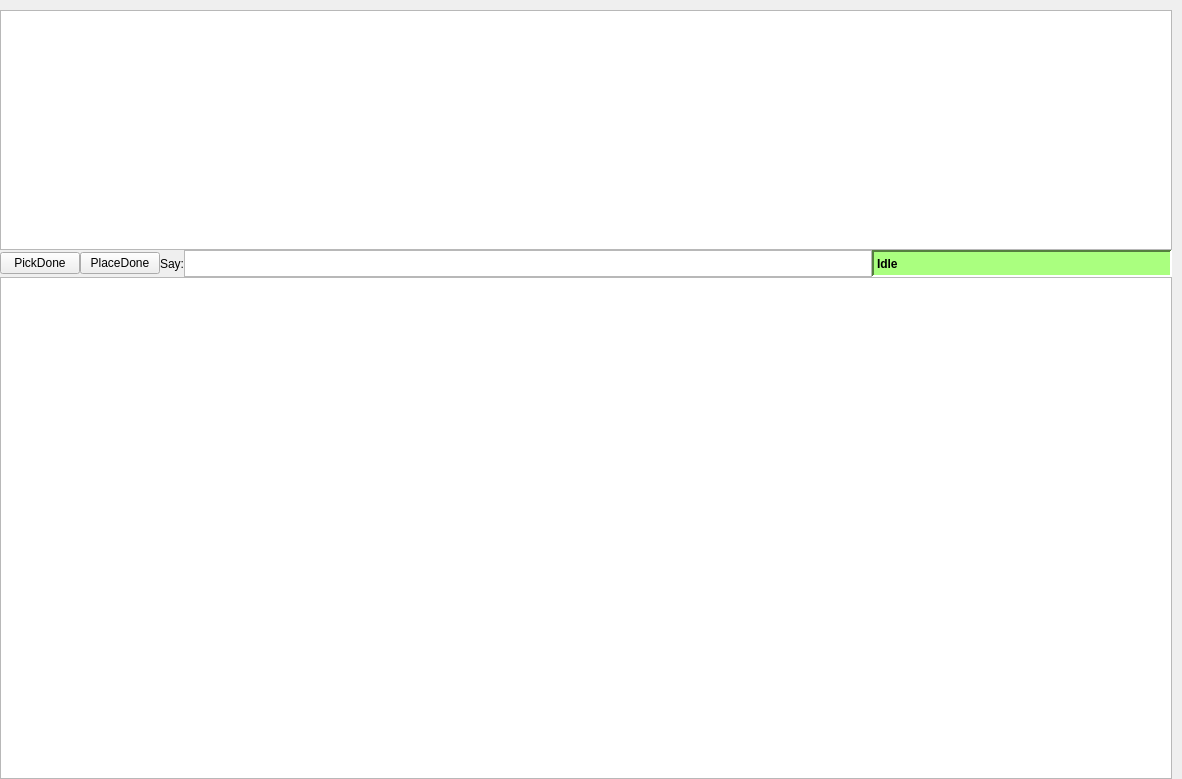
<?xml version="1.0" encoding="UTF-8"?>
<ui version="4.0">
 <class>ChatBot</class>
 <widget class="QWidget" name="ChatBot">
  <property name="geometry">
   <rect>
    <x>0</x>
    <y>0</y>
    <width>1182</width>
    <height>779</height>
   </rect>
  </property>
  <property name="windowTitle">
   <string>ChatBot</string>
  </property>
  <layout class="QVBoxLayout" name="verticalLayout">
   <property name="spacing">
    <number>0</number>
   </property>
   <property name="margin">
    <number>0</number>
   </property>
   <item>
    <layout class="QHBoxLayout" name="status_bar_layout">
     <property name="topMargin">
      <number>10</number>
     </property>
     <property name="bottomMargin">
      <number>0</number>
     </property>
     <item>
      <layout class="QVBoxLayout" name="verticalLayout_5">
       <property name="topMargin">
        <number>0</number>
       </property>
       <property name="rightMargin">
        <number>10</number>
       </property>
       <item>
        <widget class="QTableView" name="tableLog">
         <property name="sizePolicy">
          <sizepolicy hsizetype="Expanding" vsizetype="Expanding">
           <horstretch>0</horstretch>
           <verstretch>0</verstretch>
          </sizepolicy>
         </property>
         <property name="minimumSize">
          <size>
           <width>0</width>
           <height>120</height>
          </size>
         </property>
         <property name="maximumSize">
          <size>
           <width>16777215</width>
           <height>240</height>
          </size>
         </property>
         <property name="iconSize">
          <size>
           <width>16</width>
           <height>16</height>
          </size>
         </property>
         <property name="horizontalScrollMode">
          <enum>QAbstractItemView::ScrollPerPixel</enum>
         </property>
        </widget>
       </item>
       <item>
        <layout class="QHBoxLayout" name="horizontalLayout_2">
         <property name="topMargin">
          <number>0</number>
         </property>
         <property name="rightMargin">
          <number>0</number>
         </property>
         <item>
          <widget class="QPushButton" name="pickDone">
           <property name="toolTip">
            <string>Complete pick task</string>
           </property>
           <property name="text">
            <string>PickDone</string>
           </property>
          </widget>
         </item>
         <item>
          <widget class="QPushButton" name="placeDone">
           <property name="toolTip">
            <string>Complete place task</string>
           </property>
           <property name="text">
            <string>PlaceDone</string>
           </property>
           <property name="iconSize">
            <size>
             <width>16</width>
             <height>16</height>
            </size>
           </property>
          </widget>
         </item>
         <item>
          <widget class="QLabel" name="label">
           <property name="text">
            <string>Say:</string>
           </property>
          </widget>
         </item>
         <item>
          <widget class="QPlainTextEdit" name="textSay">
           <property name="sizePolicy">
            <sizepolicy hsizetype="Expanding" vsizetype="Preferred">
             <horstretch>0</horstretch>
             <verstretch>0</verstretch>
            </sizepolicy>
           </property>
           <property name="maximumSize">
            <size>
             <width>16777215</width>
             <height>27</height>
            </size>
           </property>
           <property name="verticalScrollBarPolicy">
            <enum>Qt::ScrollBarAsNeeded</enum>
           </property>
           <property name="plainText">
            <string/>
           </property>
          </widget>
         </item>
         <item>
          <widget class="QLabel" name="labelStatus">
           <property name="enabled">
            <bool>true</bool>
           </property>
           <property name="minimumSize">
            <size>
             <width>300</width>
             <height>0</height>
            </size>
           </property>
           <property name="maximumSize">
            <size>
             <width>125</width>
             <height>16777215</height>
            </size>
           </property>
           <property name="palette">
            <palette>
             <active>
              <colorrole role="WindowText">
               <brush brushstyle="SolidPattern">
                <color alpha="255">
                 <red>0</red>
                 <green>0</green>
                 <blue>0</blue>
                </color>
               </brush>
              </colorrole>
              <colorrole role="Button">
               <brush brushstyle="SolidPattern">
                <color alpha="255">
                 <red>170</red>
                 <green>255</green>
                 <blue>127</blue>
                </color>
               </brush>
              </colorrole>
              <colorrole role="Light">
               <brush brushstyle="SolidPattern">
                <color alpha="255">
                 <red>255</red>
                 <green>255</green>
                 <blue>255</blue>
                </color>
               </brush>
              </colorrole>
              <colorrole role="Midlight">
               <brush brushstyle="SolidPattern">
                <color alpha="255">
                 <red>212</red>
                 <green>255</green>
                 <blue>191</blue>
                </color>
               </brush>
              </colorrole>
              <colorrole role="Dark">
               <brush brushstyle="SolidPattern">
                <color alpha="255">
                 <red>85</red>
                 <green>127</green>
                 <blue>63</blue>
                </color>
               </brush>
              </colorrole>
              <colorrole role="Mid">
               <brush brushstyle="SolidPattern">
                <color alpha="255">
                 <red>113</red>
                 <green>170</green>
                 <blue>84</blue>
                </color>
               </brush>
              </colorrole>
              <colorrole role="Text">
               <brush brushstyle="SolidPattern">
                <color alpha="255">
                 <red>0</red>
                 <green>0</green>
                 <blue>0</blue>
                </color>
               </brush>
              </colorrole>
              <colorrole role="BrightText">
               <brush brushstyle="SolidPattern">
                <color alpha="255">
                 <red>255</red>
                 <green>255</green>
                 <blue>255</blue>
                </color>
               </brush>
              </colorrole>
              <colorrole role="ButtonText">
               <brush brushstyle="SolidPattern">
                <color alpha="255">
                 <red>0</red>
                 <green>0</green>
                 <blue>0</blue>
                </color>
               </brush>
              </colorrole>
              <colorrole role="Base">
               <brush brushstyle="SolidPattern">
                <color alpha="255">
                 <red>255</red>
                 <green>255</green>
                 <blue>255</blue>
                </color>
               </brush>
              </colorrole>
              <colorrole role="Window">
               <brush brushstyle="SolidPattern">
                <color alpha="255">
                 <red>170</red>
                 <green>255</green>
                 <blue>127</blue>
                </color>
               </brush>
              </colorrole>
              <colorrole role="Shadow">
               <brush brushstyle="SolidPattern">
                <color alpha="255">
                 <red>0</red>
                 <green>0</green>
                 <blue>0</blue>
                </color>
               </brush>
              </colorrole>
              <colorrole role="AlternateBase">
               <brush brushstyle="SolidPattern">
                <color alpha="255">
                 <red>212</red>
                 <green>255</green>
                 <blue>191</blue>
                </color>
               </brush>
              </colorrole>
              <colorrole role="ToolTipBase">
               <brush brushstyle="SolidPattern">
                <color alpha="255">
                 <red>255</red>
                 <green>255</green>
                 <blue>220</blue>
                </color>
               </brush>
              </colorrole>
              <colorrole role="ToolTipText">
               <brush brushstyle="SolidPattern">
                <color alpha="255">
                 <red>0</red>
                 <green>0</green>
                 <blue>0</blue>
                </color>
               </brush>
              </colorrole>
             </active>
             <inactive>
              <colorrole role="WindowText">
               <brush brushstyle="SolidPattern">
                <color alpha="255">
                 <red>0</red>
                 <green>0</green>
                 <blue>0</blue>
                </color>
               </brush>
              </colorrole>
              <colorrole role="Button">
               <brush brushstyle="SolidPattern">
                <color alpha="255">
                 <red>170</red>
                 <green>255</green>
                 <blue>127</blue>
                </color>
               </brush>
              </colorrole>
              <colorrole role="Light">
               <brush brushstyle="SolidPattern">
                <color alpha="255">
                 <red>255</red>
                 <green>255</green>
                 <blue>255</blue>
                </color>
               </brush>
              </colorrole>
              <colorrole role="Midlight">
               <brush brushstyle="SolidPattern">
                <color alpha="255">
                 <red>212</red>
                 <green>255</green>
                 <blue>191</blue>
                </color>
               </brush>
              </colorrole>
              <colorrole role="Dark">
               <brush brushstyle="SolidPattern">
                <color alpha="255">
                 <red>85</red>
                 <green>127</green>
                 <blue>63</blue>
                </color>
               </brush>
              </colorrole>
              <colorrole role="Mid">
               <brush brushstyle="SolidPattern">
                <color alpha="255">
                 <red>113</red>
                 <green>170</green>
                 <blue>84</blue>
                </color>
               </brush>
              </colorrole>
              <colorrole role="Text">
               <brush brushstyle="SolidPattern">
                <color alpha="255">
                 <red>0</red>
                 <green>0</green>
                 <blue>0</blue>
                </color>
               </brush>
              </colorrole>
              <colorrole role="BrightText">
               <brush brushstyle="SolidPattern">
                <color alpha="255">
                 <red>255</red>
                 <green>255</green>
                 <blue>255</blue>
                </color>
               </brush>
              </colorrole>
              <colorrole role="ButtonText">
               <brush brushstyle="SolidPattern">
                <color alpha="255">
                 <red>0</red>
                 <green>0</green>
                 <blue>0</blue>
                </color>
               </brush>
              </colorrole>
              <colorrole role="Base">
               <brush brushstyle="SolidPattern">
                <color alpha="255">
                 <red>255</red>
                 <green>255</green>
                 <blue>255</blue>
                </color>
               </brush>
              </colorrole>
              <colorrole role="Window">
               <brush brushstyle="SolidPattern">
                <color alpha="255">
                 <red>170</red>
                 <green>255</green>
                 <blue>127</blue>
                </color>
               </brush>
              </colorrole>
              <colorrole role="Shadow">
               <brush brushstyle="SolidPattern">
                <color alpha="255">
                 <red>0</red>
                 <green>0</green>
                 <blue>0</blue>
                </color>
               </brush>
              </colorrole>
              <colorrole role="AlternateBase">
               <brush brushstyle="SolidPattern">
                <color alpha="255">
                 <red>212</red>
                 <green>255</green>
                 <blue>191</blue>
                </color>
               </brush>
              </colorrole>
              <colorrole role="ToolTipBase">
               <brush brushstyle="SolidPattern">
                <color alpha="255">
                 <red>255</red>
                 <green>255</green>
                 <blue>220</blue>
                </color>
               </brush>
              </colorrole>
              <colorrole role="ToolTipText">
               <brush brushstyle="SolidPattern">
                <color alpha="255">
                 <red>0</red>
                 <green>0</green>
                 <blue>0</blue>
                </color>
               </brush>
              </colorrole>
             </inactive>
             <disabled>
              <colorrole role="WindowText">
               <brush brushstyle="SolidPattern">
                <color alpha="255">
                 <red>85</red>
                 <green>127</green>
                 <blue>63</blue>
                </color>
               </brush>
              </colorrole>
              <colorrole role="Button">
               <brush brushstyle="SolidPattern">
                <color alpha="255">
                 <red>170</red>
                 <green>255</green>
                 <blue>127</blue>
                </color>
               </brush>
              </colorrole>
              <colorrole role="Light">
               <brush brushstyle="SolidPattern">
                <color alpha="255">
                 <red>255</red>
                 <green>255</green>
                 <blue>255</blue>
                </color>
               </brush>
              </colorrole>
              <colorrole role="Midlight">
               <brush brushstyle="SolidPattern">
                <color alpha="255">
                 <red>212</red>
                 <green>255</green>
                 <blue>191</blue>
                </color>
               </brush>
              </colorrole>
              <colorrole role="Dark">
               <brush brushstyle="SolidPattern">
                <color alpha="255">
                 <red>85</red>
                 <green>127</green>
                 <blue>63</blue>
                </color>
               </brush>
              </colorrole>
              <colorrole role="Mid">
               <brush brushstyle="SolidPattern">
                <color alpha="255">
                 <red>113</red>
                 <green>170</green>
                 <blue>84</blue>
                </color>
               </brush>
              </colorrole>
              <colorrole role="Text">
               <brush brushstyle="SolidPattern">
                <color alpha="255">
                 <red>85</red>
                 <green>127</green>
                 <blue>63</blue>
                </color>
               </brush>
              </colorrole>
              <colorrole role="BrightText">
               <brush brushstyle="SolidPattern">
                <color alpha="255">
                 <red>255</red>
                 <green>255</green>
                 <blue>255</blue>
                </color>
               </brush>
              </colorrole>
              <colorrole role="ButtonText">
               <brush brushstyle="SolidPattern">
                <color alpha="255">
                 <red>85</red>
                 <green>127</green>
                 <blue>63</blue>
                </color>
               </brush>
              </colorrole>
              <colorrole role="Base">
               <brush brushstyle="SolidPattern">
                <color alpha="255">
                 <red>170</red>
                 <green>255</green>
                 <blue>127</blue>
                </color>
               </brush>
              </colorrole>
              <colorrole role="Window">
               <brush brushstyle="SolidPattern">
                <color alpha="255">
                 <red>170</red>
                 <green>255</green>
                 <blue>127</blue>
                </color>
               </brush>
              </colorrole>
              <colorrole role="Shadow">
               <brush brushstyle="SolidPattern">
                <color alpha="255">
                 <red>0</red>
                 <green>0</green>
                 <blue>0</blue>
                </color>
               </brush>
              </colorrole>
              <colorrole role="AlternateBase">
               <brush brushstyle="SolidPattern">
                <color alpha="255">
                 <red>170</red>
                 <green>255</green>
                 <blue>127</blue>
                </color>
               </brush>
              </colorrole>
              <colorrole role="ToolTipBase">
               <brush brushstyle="SolidPattern">
                <color alpha="255">
                 <red>255</red>
                 <green>255</green>
                 <blue>220</blue>
                </color>
               </brush>
              </colorrole>
              <colorrole role="ToolTipText">
               <brush brushstyle="SolidPattern">
                <color alpha="255">
                 <red>0</red>
                 <green>0</green>
                 <blue>0</blue>
                </color>
               </brush>
              </colorrole>
             </disabled>
            </palette>
           </property>
           <property name="font">
            <font>
             <weight>75</weight>
             <bold>true</bold>
            </font>
           </property>
           <property name="toolTip">
            <string>Current activity</string>
           </property>
           <property name="layoutDirection">
            <enum>Qt::LeftToRight</enum>
           </property>
           <property name="autoFillBackground">
            <bool>true</bool>
           </property>
           <property name="frameShape">
            <enum>QFrame::Panel</enum>
           </property>
           <property name="frameShadow">
            <enum>QFrame::Sunken</enum>
           </property>
           <property name="lineWidth">
            <number>2</number>
           </property>
           <property name="text">
            <string>Idle</string>
           </property>
           <property name="scaledContents">
            <bool>true</bool>
           </property>
           <property name="alignment">
            <set>Qt::AlignLeading|Qt::AlignLeft|Qt::AlignVCenter</set>
           </property>
          </widget>
         </item>
        </layout>
       </item>
       <item>
        <widget class="NavViewWidget" name="navViewWidget">
         <property name="sizePolicy">
          <sizepolicy hsizetype="Expanding" vsizetype="Expanding">
           <horstretch>0</horstretch>
           <verstretch>0</verstretch>
          </sizepolicy>
         </property>
        </widget>
       </item>
      </layout>
     </item>
    </layout>
   </item>
  </layout>
 </widget>
 <customwidgets>
  <customwidget>
   <class>NavViewWidget</class>
   <extends>QGraphicsView</extends>
   <header>chatbot_gui.nav_view</header>
  </customwidget>
 </customwidgets>
 <resources/>
 <connections/>
</ui>
